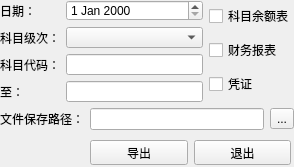
<?xml version="1.0" encoding="UTF-8"?>
<ui version="4.0">
    <class>Dialog</class>
    <widget class="QDialog" name="Dialog">
        <property name="geometry">
            <rect>
                <x>0</x>
                <y>0</y>
                <width>294</width>
                <height>167</height>
            </rect>
        </property>
        <property name="windowTitle">
            <string>Dialog</string>
        </property>
        <widget class="QPushButton" name="pushButton">
            <property name="geometry">
                <rect>
                    <x>510</x>
                    <y>60</y>
                    <width>75</width>
                    <height>23</height>
                </rect>
            </property>
            <property name="text">
                <string>PushButton</string>
            </property>
        </widget>
        <widget class="QPushButton" name="pushButton_2">
            <property name="geometry">
                <rect>
                    <x>520</x>
                    <y>430</y>
                    <width>75</width>
                    <height>23</height>
                </rect>
            </property>
            <property name="text">
                <string>PushButton</string>
            </property>
        </widget>
        <widget class="QProgressBar" name="progressBar">
            <property name="geometry">
                <rect>
                    <x>20</x>
                    <y>430</y>
                    <width>471</width>
                    <height>23</height>
                </rect>
            </property>
            <property name="value">
                <number>0</number>
            </property>
        </widget>
        <widget class="QWidget" name="">
            <property name="geometry">
                <rect>
                    <x>0</x>
                    <y>0</y>
                    <width>294</width>
                    <height>130</height>
                </rect>
            </property>
            <layout class="QGridLayout" name="gridLayout">
                <item row="0" column="0">
                    <layout class="QFormLayout" name="formLayout">
                        <item row="0" column="0">
                            <widget class="QLabel" name="label">
                                <property name="text">
                                    <string>日期：</string>
                                </property>
                            </widget>
                        </item>
                        <item row="0" column="1">
                            <widget class="QDateEdit" name="dateEdit"/>
                        </item>
                        <item row="1" column="0">
                            <widget class="QLabel" name="label_2">
                                <property name="text">
                                    <string>科目级次：</string>
                                </property>
                            </widget>
                        </item>
                        <item row="1" column="1">
                            <widget class="QComboBox" name="comboBox">
                                <property name="modelColumn">
                                    <number>0</number>
                                </property>
                            </widget>
                        </item>
                        <item row="2" column="0">
                            <widget class="QLabel" name="label_3">
                                <property name="text">
                                    <string>科目代码：</string>
                                </property>
                            </widget>
                        </item>
                        <item row="2" column="1">
                            <widget class="QLineEdit" name="lineEdit"/>
                        </item>
                        <item row="3" column="0">
                            <widget class="QLabel" name="label_4">
                                <property name="text">
                                    <string>至：</string>
                                </property>
                            </widget>
                        </item>
                        <item row="3" column="1">
                            <widget class="QLineEdit" name="lineEdit_2"/>
                        </item>
                    </layout>
                </item>
                <item row="0" column="1">
                    <layout class="QVBoxLayout" name="verticalLayout">
                        <item>
                            <widget class="QCheckBox" name="checkBox">
                                <property name="text">
                                    <string>科目余额表</string>
                                </property>
                            </widget>
                        </item>
                        <item>
                            <widget class="QCheckBox" name="checkBox_2">
                                <property name="text">
                                    <string>财务报表</string>
                                </property>
                            </widget>
                        </item>
                        <item>
                            <widget class="QCheckBox" name="checkBox_3">
                                <property name="text">
                                    <string>凭证</string>
                                </property>
                            </widget>
                        </item>
                    </layout>
                </item>
                <item row="1" column="0" colspan="2">
                    <layout class="QHBoxLayout" name="horizontalLayout">
                        <item>
                            <widget class="QLabel" name="label_6">
                                <property name="text">
                                    <string>文件保存路径：</string>
                                </property>
                            </widget>
                        </item>
                        <item>
                            <widget class="QLineEdit" name="lineEdit_3"/>
                        </item>
                        <item>
                            <widget class="QToolButton" name="toolButton">
                                <property name="text">
                                    <string>...</string>
                                </property>
                            </widget>
                        </item>
                    </layout>
                </item>
            </layout>
        </widget>
        <widget class="QWidget" name="">
            <property name="geometry">
                <rect>
                    <x>90</x>
                    <y>140</y>
                    <width>201</width>
                    <height>25</height>
                </rect>
            </property>
            <layout class="QGridLayout" name="gridLayout_2">
                <item row="0" column="0">
                    <widget class="QPushButton" name="pushButton_5">
                        <property name="text">
                            <string>导出</string>
                        </property>
                    </widget>
                </item>
                <item row="0" column="1">
                    <widget class="QPushButton" name="pushButton_3">
                        <property name="text">
                            <string>退出</string>
                        </property>
                    </widget>
                </item>
            </layout>
        </widget>
    </widget>
    <resources/>
    <connections/>
</ui>
